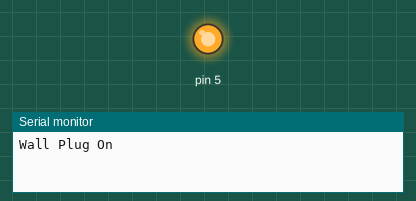
This sketch was run on a simulated Arduino Uno, built with avr-gcc and run on an emulated ATmega328P. Parts: output pins drawn as LEDs (lit = HIGH), the last lines printed to the serial monitor.

Above: at 2.5 s.
At 7.5 s:
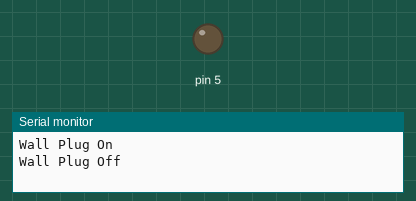
Timing chart, 0 to 13.0 s (numbered marks = the images above):
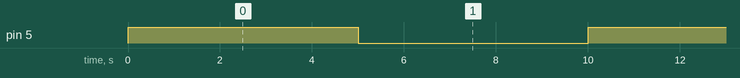

The sketch:

preliminary_wallplug.ino
```cpp
void setup() {
  //Initialize
  Serial.begin(9600);
  pinMode(5, OUTPUT);
}

void loop() {
  //Turn On
  digitalWrite(5,HIGH);
  Serial.println("Wall Plug On");

  //Wait 5 seconds
  delay(5000);

  //Turn Off
  digitalWrite(5,LOW);
  Serial.println("Wall Plug Off");

  //Wait 5 seconds
  delay(5000);
}
```

Measured:
- by itself, pin 5: alternates HIGH for 5.0 s and LOW for 5.0 s
